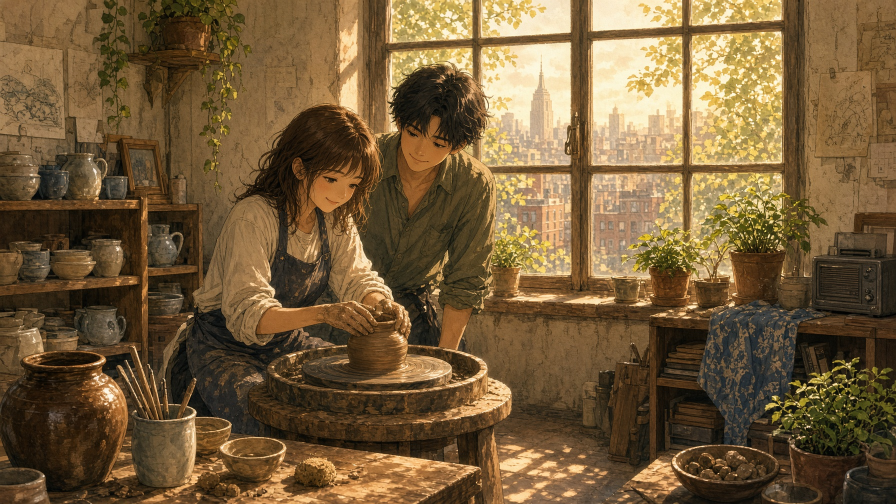
#> input picture jobs/ghost-movie-slideshow/images/scene_01.jpg, 1792 x 1008 px (shown at 1/2 size)
$ python repro2d_regions.py ../../jobs/ghost-movie-slideshow/images/scene_01.jpg ../../jobs/ghost-movie-slideshow/images/scene_02.jpg
#> lines starting #> are read from the running program, lines starting #| are printed output that depends on the picture; after the words box and inside, x2 and y2 are one past the last pixel; in counts of white or black regions, pixels touching at a corner belong together
"""Export ordered region draw-data (contours + fill colors) for progressive canvas render."""
import sys, json
import numpy as np
from PIL import Image, ImageFilter

path, out = sys.argv[1], sys.argv[2]
im = Image.open(path).convert("RGB")
#> im is the input picture: PIL image 1792x1008 RGB; mean R, G, B 116.4, 92, 57.7
W, H = im.size
#> W = 1792; H = 1008
scale = 640 / max(W, H)
#> scale = 0.357
sw, sh = int(W * scale), int(H * scale)
#> sw = 640; sh = 360
small = im.resize((sw, sh))
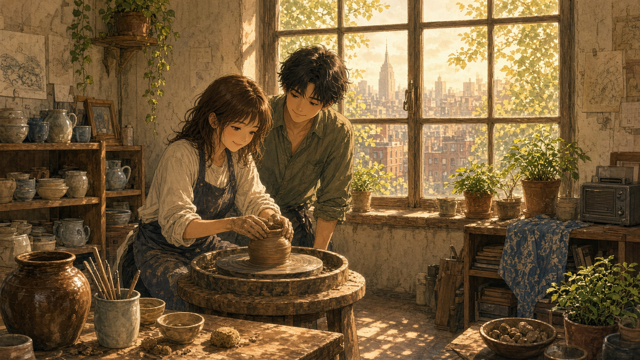
#> small: PIL image 640x360 RGB; mean R, G, B 116.4, 92, 57.7
arr = np.asarray(small, float)
N = 64
q = small.quantize(colors=N, method=Image.MEDIANCUT).convert("RGB")
qa = np.asarray(q)

# per palette color: mask, mean-color, bbox, pixel-run-length encoding for exact fill
regions = []
for c in {tuple(x) for x in qa.reshape(-1, 3)}:
    m = np.all(qa == c, 2)
    if m.sum() < 20:
        continue
    col = arr[m].mean(0).astype(int).tolist()
    # RLE per row: list of [y, x_start, x_len]
    runs = []
    for y in range(sh):
        row = m[y]
        if not row.any():
            continue
        xs = np.where(row)[0]
        s = xs[0]; prev = xs[0]
        for x in xs[1:]:
            if x != prev + 1:
                runs.append([y, int(s), int(prev - s + 1)]); s = x
            prev = x
        runs.append([y, int(s), int(prev - s + 1)])
    regions.append({"color": col, "area": int(m.sum()), "runs": runs})
#> this loop made 64 passes
#> (c, col) on passes 1 to 12: ((128, 90, 50), [128, 89, 46]), ((181, 128, 73), [180, 130, 68]), ((202, 158, 99), [205, 161, 90]), ((75, 56, 31), [75, 57, 29]), ((35, 28, 16), [34, 27, 15]), ((137, 106, 68), [135, 105, 69]), ((56, 37, 17), [56, 37, 15]), ((69, 50, 28), [67, 50, 27]), ((97, 64, 30), [96, 64, 28]), ((58, 50, 33), [55, 49, 35]), ((160, 124, 78), [161, 124, 78]), ((95, 80, 47), [93, 78, 54])
#> col on passes 32, 39: [32, 21, 9], [73, 59, 35]
#> pass 1, `m = np.all(qa == c, 2)`:
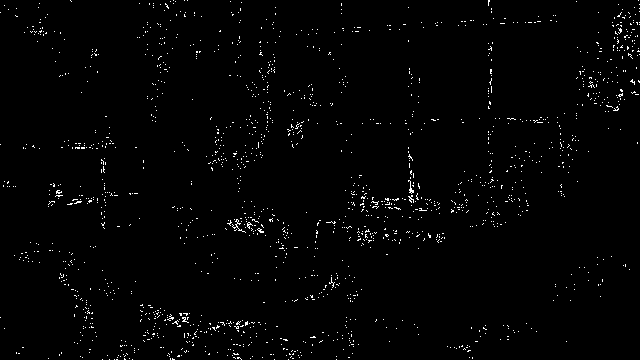
#> m: shape (360, 640) bool; 1.4% white in thin lines or dots
#> pass 3, `m = np.all(qa == c, 2)`:
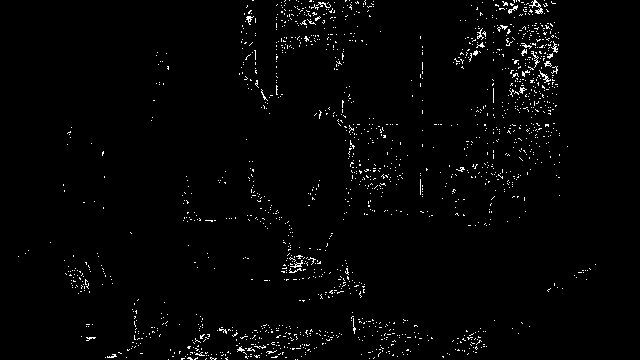
#> m: shape (360, 640) bool; 1.8% white in thin lines or dots
#> after the loop:
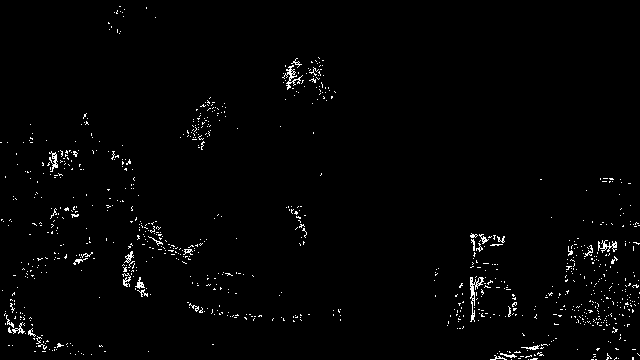
#> m: shape (360, 640) bool; 1.6% white in thin lines or dots
#> after the loop, regions = 64 items
regions.sort(key=lambda r: -r["area"])   # big regions first (background, body)

# edge lines
L = np.asarray(small.convert("L").filter(ImageFilter.GaussianBlur(1)), float)
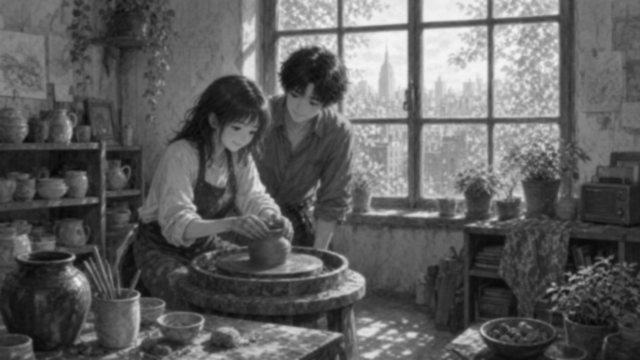
#> L: shape (360, 640) float64; min 8, max 246, mean 94.9
lap = np.abs(np.gradient(np.gradient(L, axis=0), axis=0) + np.gradient(np.gradient(L, axis=1), axis=1))
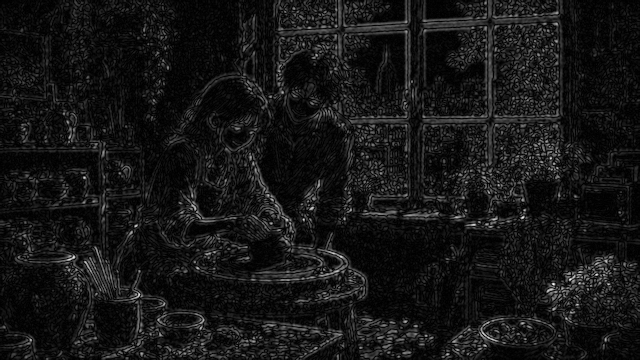
#> lap: shape (360, 640) float64; min 0, max 57, mean 5; drawn with min black and max white
edges = lap > np.percentile(lap, 98.5)
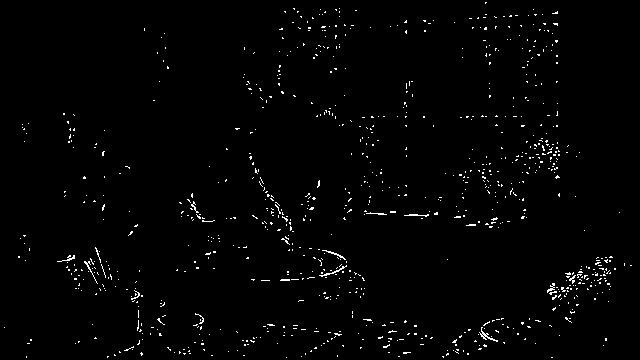
#> edges: shape (360, 640) bool; 1.5% white in thin lines or dots
epx = [[int(x), int(y)] for y, x in zip(*np.where(edges))]
#> epx = 3367 pairs, first value 4 to 631, second value 2 to 357

json.dump({"w": sw, "h": sh, "regions": regions, "edges": epx},
          open(out, "w"))
print("regions", len(regions), "edges", len(epx), "->", out)
#| regions 64 edges 3367 -> ../../jobs/ghost-movie-slideshow/images/scene_02.jpg

$ run again, on jobs/ghost-movie-slideshow/images/scene_03.jpg
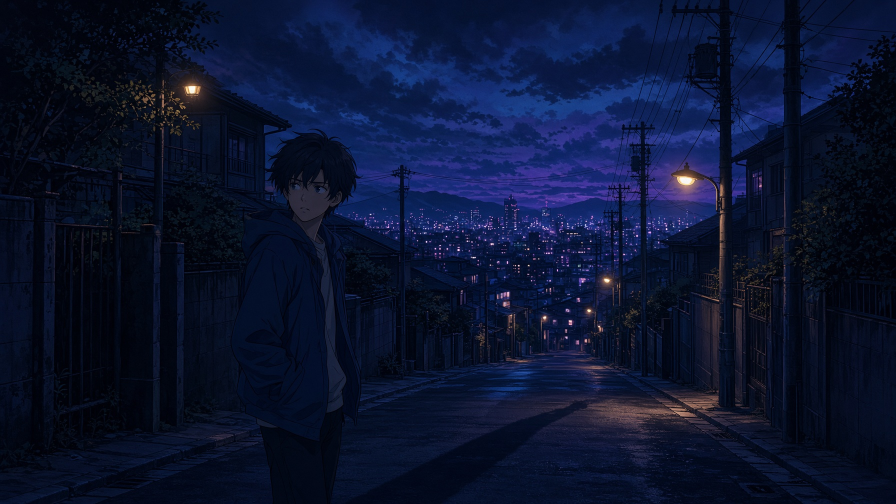
#> input picture jobs/ghost-movie-slideshow/images/scene_03.jpg, 1792 x 1008 px (shown at 1/2 size)
#> im is the input picture: PIL image 1792x1008 RGB; mean R, G, B 11, 19.6, 47.8
#> the loop `for c in {tuple(x) for x in qa.reshape(-1, 3)}:` made 64 passes
#> (c, col) on passes 1, 2, 3, 5, 6, 7, 8, 9: ((24, 46, 115), [25, 47, 119]), ((5, 14, 37), [5, 13, 37]), ((5, 16, 40), [5, 15, 40]), ((45, 54, 123), [43, 52, 135]), ((11, 33, 85), [11, 32, 83]), ((8, 19, 43), [8, 18, 44]), ((1, 6, 18), [0, 6, 18]), ((1, 5, 16), [0, 4, 15])
#> pass 1, `m = np.all(qa == c, 2)`:
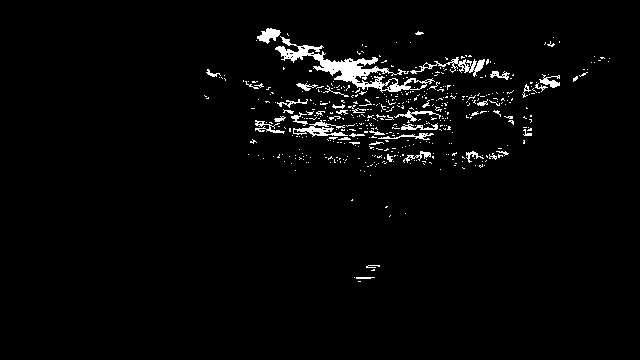
#> m: shape (360, 640) bool; 2.7% white; 477 white regions (434 under 20 px), largest, box (x1, y1, x2, y2) and area: (275, 36, 435, 93) 1897, (410, 57, 485, 77) 388, (293, 120, 348, 137) 348
#> after the loop `for c in {tuple(x) for x in qa.reshape(-1, 3)}:`: regions = 64 items
#> `edges = lap > np.percentile(lap, 98.5)`:
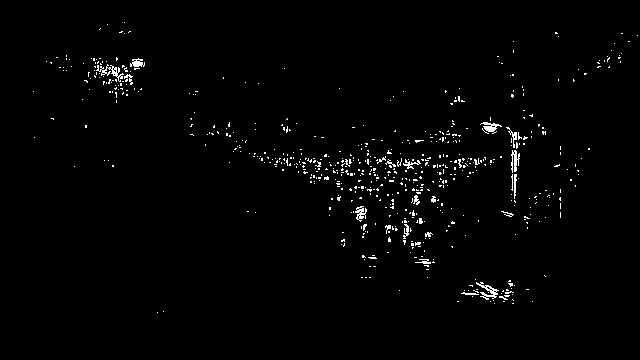
#> edges: shape (360, 640) bool; 1.5% white in thin lines or dots, all inside (x1, y1, x2, y2) = (33, 22, 638, 313)
#> epx = 3379 pairs, first value 33 to 637, second value 22 to 312
#| regions 64 edges 3379 -> ../../jobs/ghost-movie-slideshow/images/scene_03.jpg

$ run again, on jobs/ghost-movie-slideshow/images/scene_04.jpg
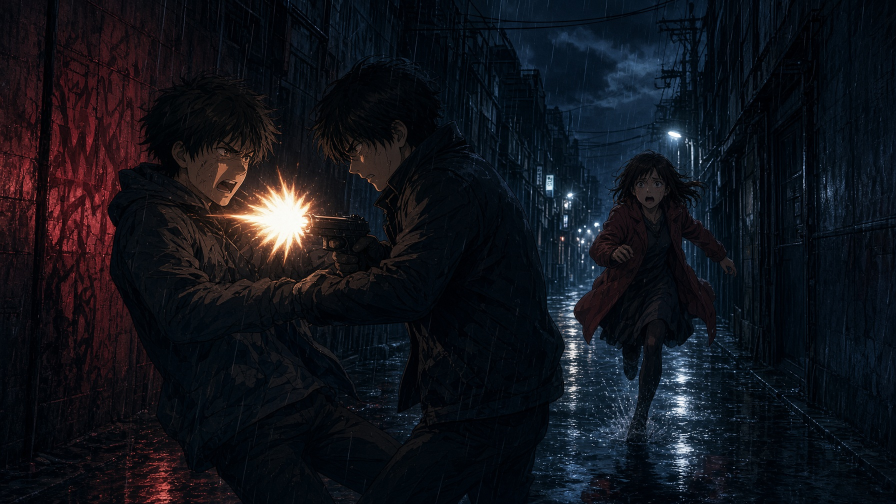
#> input picture jobs/ghost-movie-slideshow/images/scene_04.jpg, 1792 x 1008 px (shown at 1/2 size)
#> im is the input picture: PIL image 1792x1008 RGB; mean R, G, B 17.6, 19.7, 26.6
#> the loop `for c in {tuple(x) for x in qa.reshape(-1, 3)}:` made 64 passes
#> (c, col) on passes 1, 2, 3, 5, 6, 7, 8, 9: ((4, 11, 19), [4, 11, 18]), ((3, 8, 14), [2, 8, 13]), ((13, 10, 14), [13, 10, 13]), ((1, 5, 13), [0, 4, 12]), ((15, 14, 18), [15, 13, 17]), ((1, 5, 10), [0, 5, 10]), ((2, 10, 18), [2, 9, 17]), ((3, 13, 22), [3, 13, 21])
#> pass 1, `m = np.all(qa == c, 2)`:
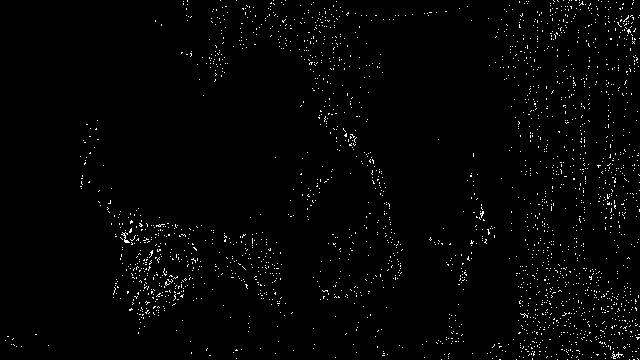
#> m: shape (360, 640) bool; 1.7% white in thin lines or dots
#> after the loop `for c in {tuple(x) for x in qa.reshape(-1, 3)}:`: regions = 64 items
#> `edges = lap > np.percentile(lap, 98.5)`:
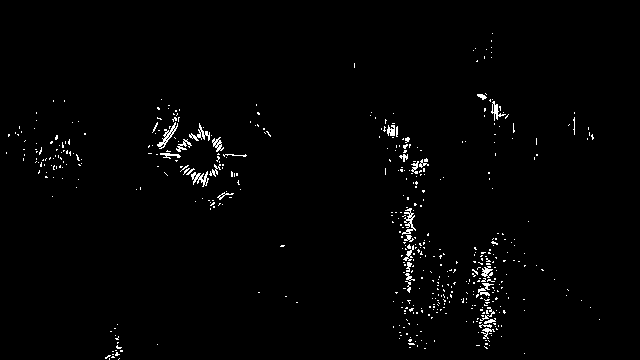
#> edges: shape (360, 640) bool; 1.5% white in thin lines or dots, all inside (x1, y1, x2, y2) = (6, 33, 600, 360)
#> epx = 3421 pairs, first value 6 to 599, second value 33 to 359
#| regions 64 edges 3421 -> ../../jobs/ghost-movie-slideshow/images/scene_04.jpg

$ run again, on jobs/ghost-movie-slideshow/images/scene_05.jpg
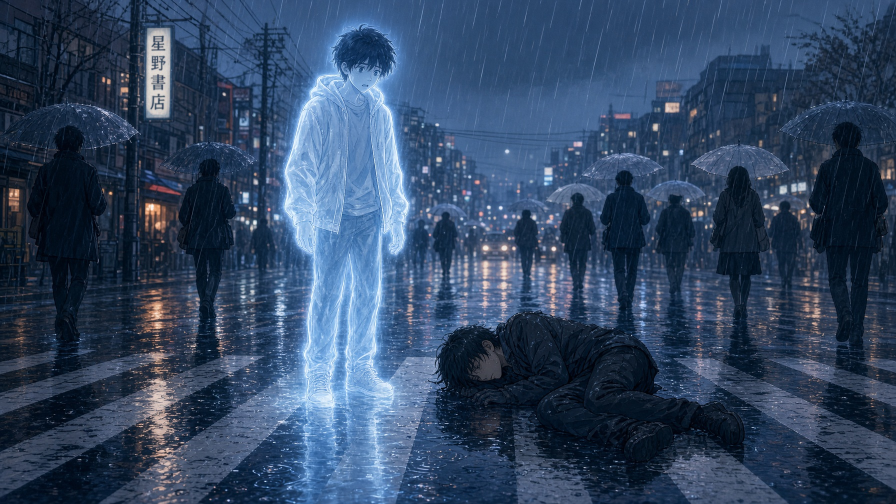
#> input picture jobs/ghost-movie-slideshow/images/scene_05.jpg, 1792 x 1008 px (shown at 1/2 size)
#> im is the input picture: PIL image 1792x1008 RGB; mean R, G, B 50.5, 71.4, 99.7
#> the loop `for c in {tuple(x) for x in qa.reshape(-1, 3)}:` made 64 passes
#> (c, col) on passes 1 to 8: ((46, 71, 105), [47, 70, 103]), ((109, 110, 130), [116, 112, 126]), ((33, 49, 72), [33, 48, 71]), ((21, 40, 63), [20, 39, 62]), ((56, 85, 124), [56, 84, 123]), ((107, 141, 186), [111, 141, 182]), ((137, 140, 161), [148, 141, 153]), ((70, 84, 109), [70, 84, 111])
#> after the loop `for c in {tuple(x) for x in qa.reshape(-1, 3)}:`: regions = 64 items
#> `edges = lap > np.percentile(lap, 98.5)`:
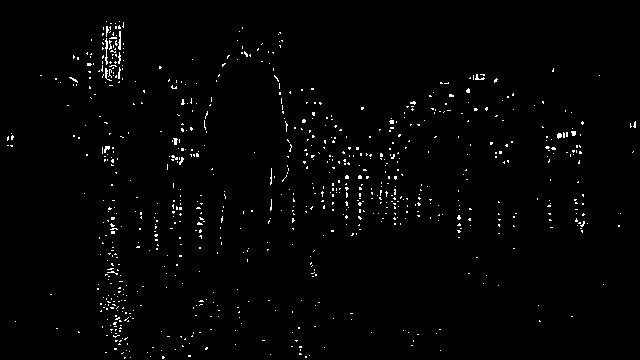
#> edges: shape (360, 640) bool; 1.4% white in thin lines or dots
#> epx = 3308 pairs, first value 7 to 635, second value 21 to 358
#| regions 64 edges 3308 -> ../../jobs/ghost-movie-slideshow/images/scene_05.jpg
